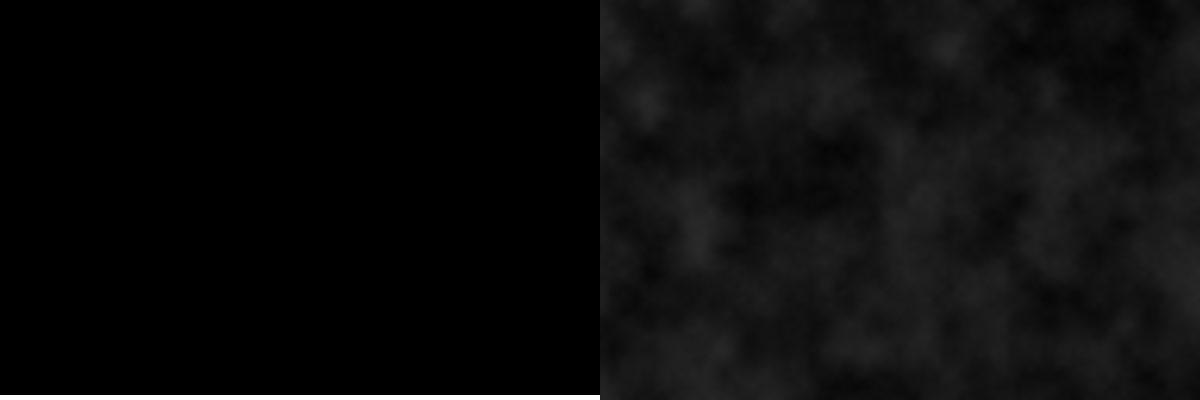
Frame 1 (no input)
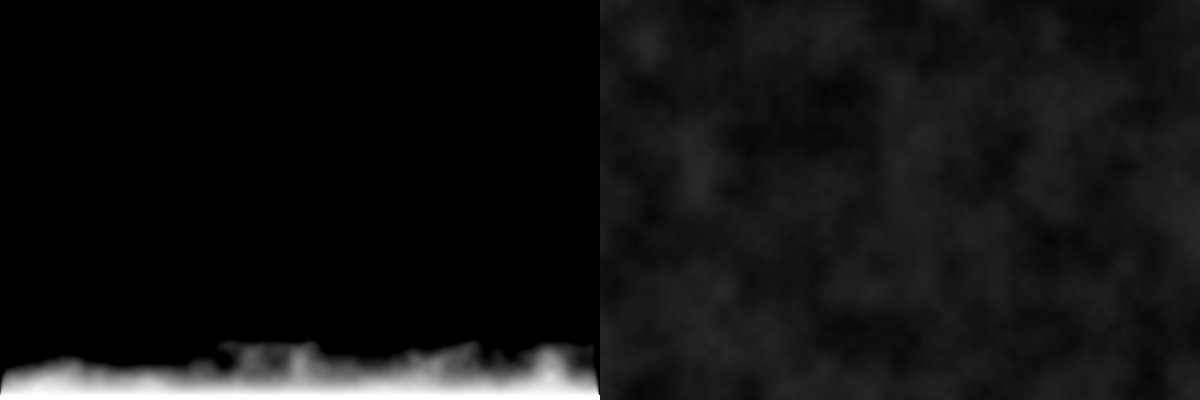
Frame 60 (the mouse pressed at the canvas centre just before this capture)
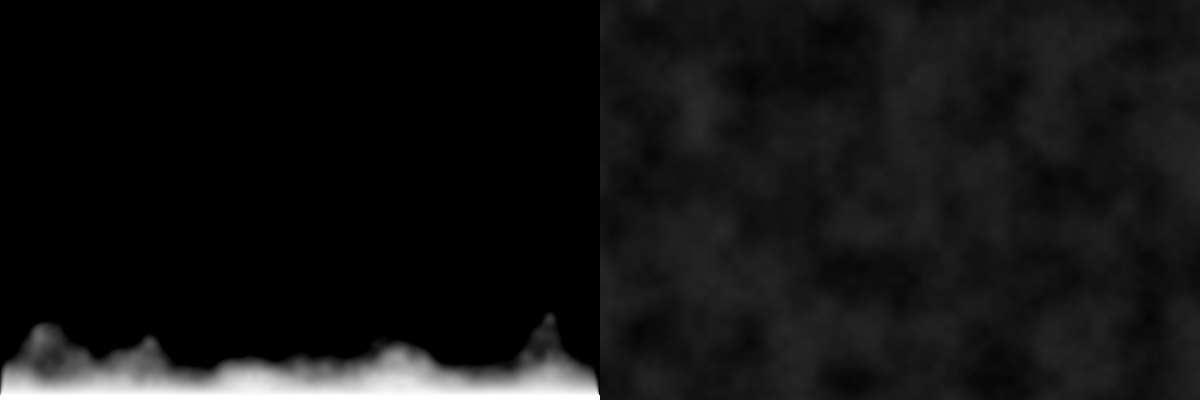
Frame 120 (the mouse held since frame 60 and released just before this capture)

The Processing sketch that drew these frames (run headless with seeded random() and noise(); from frame 60 on, the mouse is pressed at the canvas centre):

// Processing sketch: Fogo_paia
// ── Fogo_paia.pde
PGraphics buffer1, buffer2;
PImage cooling;
int w = 600, h = 400;
float ystart = 0;

void setup() {
  size(1200, 400);

  buffer1 = createGraphics(w, h);
  buffer2 = createGraphics(w, h);
  cooling = createImage(w, h, RGB);
}

void fire(int rows) {
  buffer1.beginDraw();
  buffer1.loadPixels();
  for (int x = 0; x < w; x++) {
    for (int j = 0; j < rows; j++) {
      int y = h - (j+1);
      int index = x + y * w;
      buffer1.pixels[index] = color(255);
    }
  }
  buffer1.updatePixels();
  buffer1.endDraw();
}

void draw() {  
  background(0);

  fire(5);
  cool();

  buffer2.beginDraw();
  buffer1.loadPixels();
  buffer2.loadPixels();
  for (int x = 0; x < w - 1; x++) {
    for (int y = 1; y < h - 1; y++) {
      int index0 = x + y * w, 
        index1 = (x+1) + y * w, 
        index2 = (x-1) + y * w, 
        index3 = x + (y+1) * w, 
        index4 = x + (y-1) * w;
      color c1 = buffer1.pixels[index1], 
        c2 = buffer1.pixels[index2], 
        c3 = buffer1.pixels[index3], 
        c4 = buffer1.pixels[index4], 

        c5 = cooling.pixels[index0];

      float newC = brightness(c1) + brightness(c2) + brightness(c3) + brightness(c4);
      newC -= brightness(c5);

      buffer2.pixels[index4] = color(newC * .25);
    }
  }
  buffer2.updatePixels();
  buffer2.endDraw();

  // Swap
  PGraphics tmp = buffer1;
  buffer1 = buffer2;
  buffer2 = tmp;

  image(buffer2, 0, 0);
  image(cooling, w, 0);
}

void cool() {
  cooling.loadPixels();

  float xoff = 0.0, increment = .02; // Start xoff at 0

  // For every x,y coordinate in a 2D space, calculate a noise value and produce a brightness value
  for (int x = 0; x < w; x+=1) {
    xoff += increment;   // Increment xoff 
    float yoff = ystart;   // For every xoff, start yoff at 0
    for (int y = 0; y < h; y+=1) {
      yoff += increment; // Increment yoff

      // Calculate noise and scale by 255
      float n = noise(xoff, yoff);
      float bright = n * 50;

      // Try using this line instead
      //float bright = random(0, 255);

      // Set each pixel onscreen to a grayscale value
      cooling.pixels[x+y*w] = color(bright);
    }
  }

  cooling.updatePixels();
  ystart += increment;
}

void mouseDragged(){
  buffer1.beginDraw();
  buffer1.fill(255);
  buffer1.noStroke();
  buffer1.ellipse(mouseX, mouseY, 100, 100);
  buffer1.endDraw();
}
